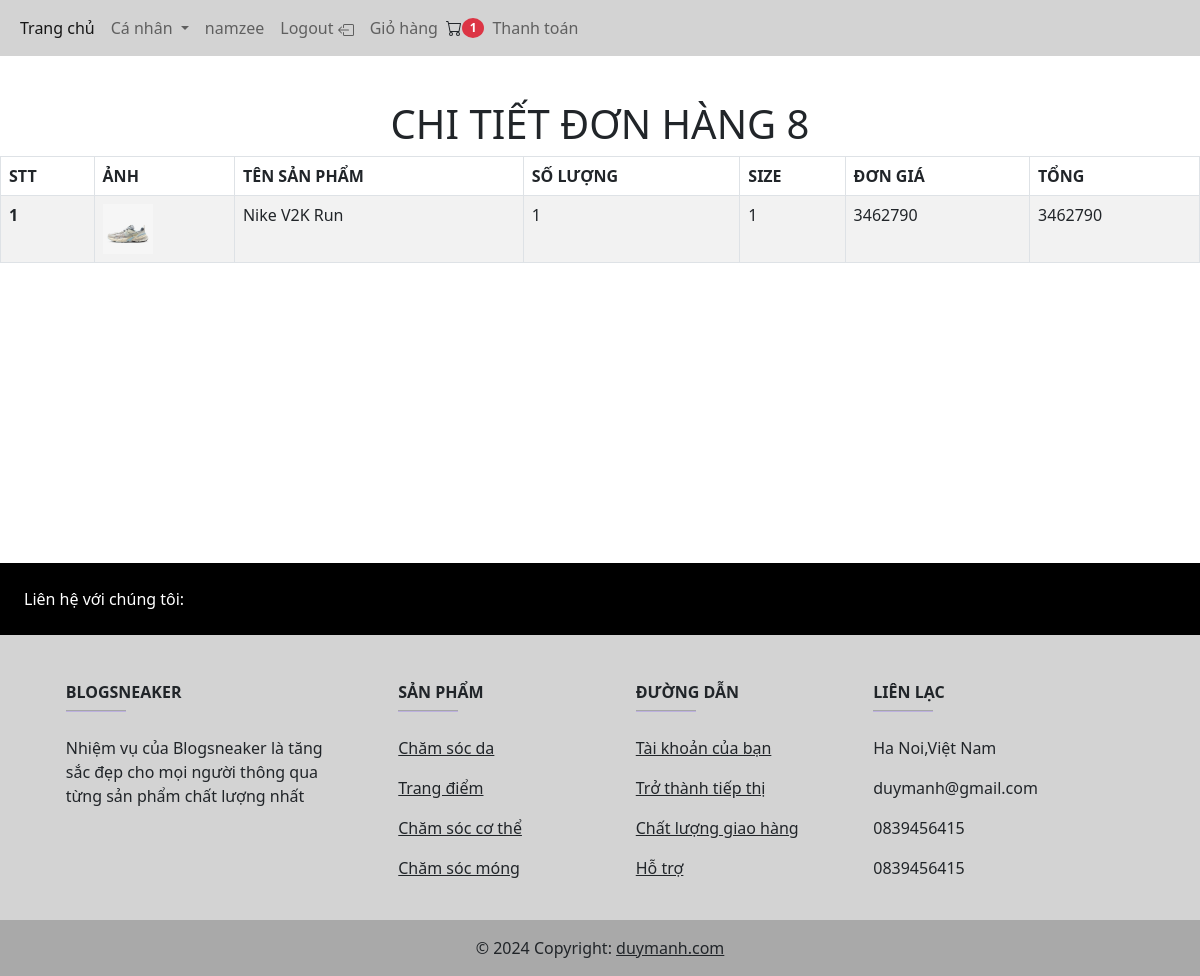
Page /index.php?type=urorder&type1=seeorder&id=8 (signed in) on the committed database.
### tables this page shows
CREATE TABLE `hoadonchitiet` (
  `id_hoadon1` int(11) NOT NULL,
  `id_sanpham1` int(11) NOT NULL,
  `soLuong1` int(11) NOT NULL,
  `kichCo1` int(11) NOT NULL,
  `tongCT` float NOT NULL
);

CREATE TABLE `sanpham` (
  `id_sanpham` int(11) NOT NULL,
  `tenSanPham` varchar(255) NOT NULL,
  `anhSanPham` varchar(255) NOT NULL,
  `gia` float NOT NULL,
  `loaiSanPham` int(11) NOT NULL,
  `luotXem` int(11) NOT NULL DEFAULT 0,
  `moTa` varchar(255) NOT NULL,
  `xoa_sanpham` tinyint(4) NOT NULL DEFAULT 0
);

### models/pdo.php (called while the page is built, shortened)
<?php
function pdo_get_connection(){
    $conn = new PDO('mysql:host='.DBHOST.';dbname='.DBNAME,DBUSER,DBPASS);
    $conn->setAttribute(PDO::ATTR_ERRMODE, PDO::ERRMODE_EXCEPTION);
    return $conn;
}
function pdo_query($sql){
    $sql_args = array_slice(func_get_args(), 1);
    try{
        $conn = pdo_get_connection();
        $stmt = $conn->prepare($sql);
        $stmt->execute($sql_args);
        $rows = $stmt->fetchAll();
        return $rows;
    }
    catch(PDOException $e){
        throw $e;
    }
    finally{
        unset($conn);
    }
}

### models/user/orderModels.php (called while the page is built, shortened)
<?php
function getChiTietHoaDonByUser($id_hoadon1,$id_nguoidung1){
    $sql="SELECT * FROM hoadonchitiet INNER JOIN sanpham ON hoadonchitiet.id_sanpham1=sanpham.id_sanpham INNER JOIN hoadon ON hoadon.id_hoadon=hoadonchitiet.id_hoadon1 WHERE id_hoadon1=$id_hoadon1 AND hoadon.id_nguoidung1=$id_nguoidung1";
    return pdo_query($sql);
}

### views/user/seeorder.views.php (the view)
<div class="d-flex justify-content-center" style="margin-top:100px;"><h1 >CHI TIẾT ĐƠN HÀNG <?php echo $_GET['id'];?></h1></div>
<table class="table table-bordered table-striped" style="margin-bottom:300px;">
  <thead>
    <tr>
      <th scope="col">STT</th>
      <th scope="col">ẢNH</th>
      <th scope="col">TÊN SẢN PHẨM</th>
      <th scope="col">SỐ LƯỢNG</th>
      <th scope="col">SIZE</th>
      <th scope="col">ĐƠN GIÁ</th>
      <th scope="col">TỔNG</th>
    </tr>
  </thead>
  <tbody>
    <?php
    $i=1;
        foreach ($getChiTietHoaDon as $key) {
            echo'
            <tr>
      <th scope="row">'.$i++.'</th>
      <td><img src="uploads/image/'.$key['anhSanPham'].'" width="50" /></td>
      <td>'.$key['tenSanPham'].'</td>
      <td>'.$key['soLuong1'].'</td>
      <td>'.$key['kichCo1'].'</td>
      <td>'.$key['gia'].'</td>
      <td>'.$key['tongCT'].'</td>
    </tr>
            ';
        }
    ?>
  </tbody>
</table>

### rows in the picture
hoadonchitiet: id_sanpham1.anhSanPham (picture), id_sanpham1.tenSanPham "Nike V2K Run", soLuong1 "1", kichCo1 "1", id_sanpham1.gia "3462790", tongCT "3462790"

### other values in the picture
$_SESSION['user']['tenND'] "namzee"
count($_SESSION['cart']) "1"
$_GET['id'] "8"
